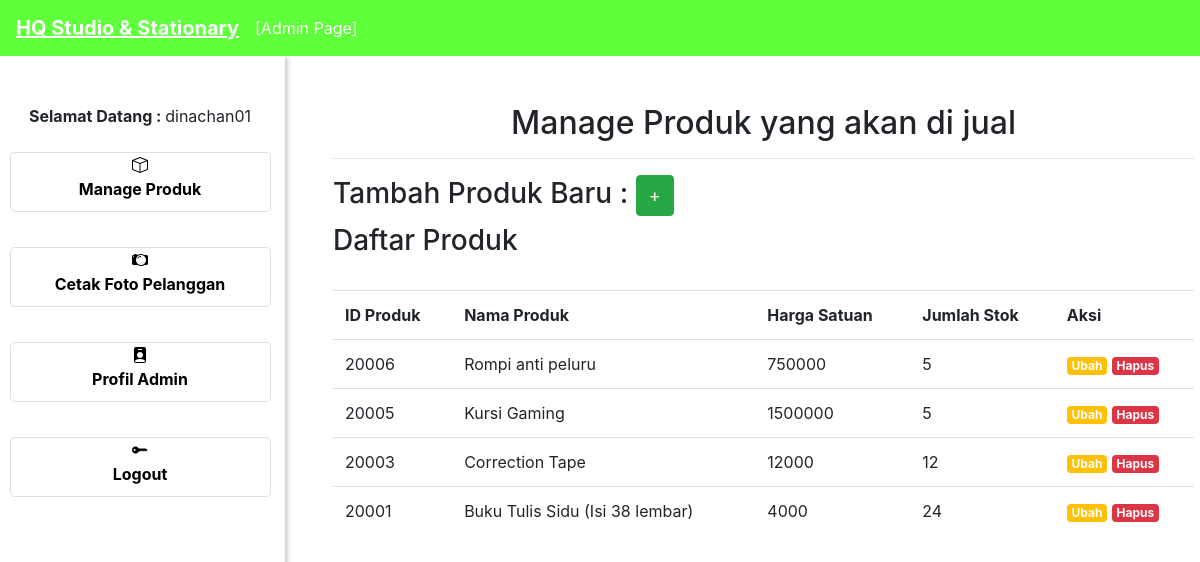
The page /admin_page/index.php (signed in) on the database its author committed.
### tables this page shows
CREATE TABLE `tbl_produk` (
  `id_produk` int(16) NOT NULL,
  `nama_produk` varchar(128) DEFAULT NULL,
  `jumlah_stok` int(19) DEFAULT NULL,
  `harga` int(128) DEFAULT NULL,
  `satuan` varchar(32) DEFAULT NULL,
  `file_foto_produk` text NOT NULL
);

### admin_page/index.php (the view, shortened to what this page needs)
<?php include "template/header.php"; ?>
<?php include "koneksi.php" ?>
<?php
	$queri = mysqli_query($con, "SELECT * FROM tbl_produk ORDER BY id_produk DESC");
 ?>
<div class="ml-5 mt-5" style="width: 70%;">
<center>
<h2>Manage Produk yang akan di jual</h2>
</center>
<hr>
<h3>Tambah Produk Baru :
<button type="button" class="btn btn-success" data-toggle="modal" data-target="#exampleModal">
  <font size="+1">+</font>
</button>
<br>
<h3>Daftar Produk</h3>
<br>
<table class="table">
	<tr>
		<td><b>ID Produk</b></td>
		<td><b>Nama Produk</b></td>
		<td><b>Harga Satuan</b></td>
		<td><b>Jumlah Stok</b></td>
		<td><b>Aksi</b></td>
	</tr>
	<?php foreach ($queri as $qwr){ ?>
		<tr>
		<td><?= $qwr['id_produk']; ?></td>
		<td><?= $qwr['nama_produk']; ?></td>
		<td><?= $qwr['harga']; ?></td>
		<td><?= $qwr['jumlah_stok']; ?></td>
		<td><a href="edit_detail_produk.php?idproduk=<?= $qwr['id_produk']; ?>" class="badge badge-warning"><font color="white">Ubah</font></a> <a href="hapus_produk.php?idproduk=<?= $qwr['id_produk']; ?>" class="badge badge-danger"><font color="white">Hapus</font></a></td>
	</tr>
	<?php } ?>
</table>
</div>
</div>
<?php include "template/footer.php"; ?>

### rows shown on the page
tbl_produk: id_produk "20006", nama_produk "Rompi anti peluru", harga "750000", jumlah_stok "5"
tbl_produk: id_produk "20005", nama_produk "Kursi Gaming", harga "1500000", jumlah_stok "5"
tbl_produk: id_produk "20003", nama_produk "Correction Tape", harga "12000", jumlah_stok "12"
tbl_produk: id_produk "20001", nama_produk "Buku Tulis Sidu (Isi 38 lembar)", harga "4000", jumlah_stok "24"

### other values the page prints
$_SESSION['user']['username'] "dinachan01"
